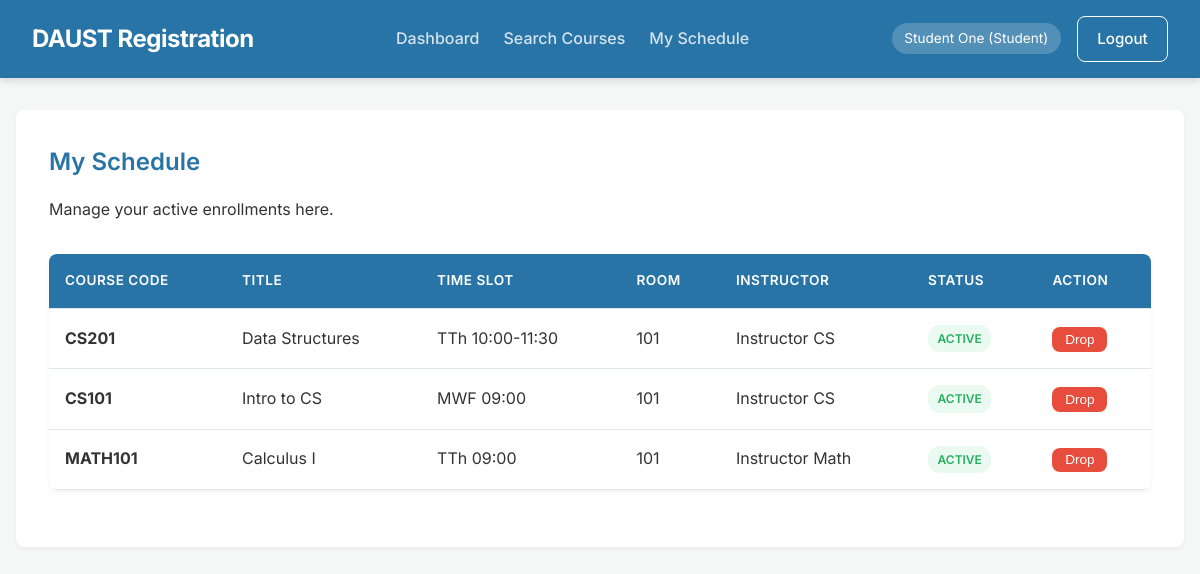
/student/schedule (signed in), run on the app's committed database.
### tables this page shows
CREATE TABLE EnrollmentRecords (
            enrollmentID TEXT PRIMARY KEY,
            studentID TEXT NOT NULL,
            sectionID TEXT NOT NULL,
            enrollmentDate TEXT NOT NULL,
            status TEXT NOT NULL CHECK(status IN ('Active','Dropped','Withdrawn','Override-Active')),
            isOverride INTEGER NOT NULL DEFAULT 0,
            UNIQUE(studentID, sectionID),
            FOREIGN KEY (studentID) REFERENCES Students(userID),
            FOREIGN KEY (sectionID) REFERENCES Sections(sectionID)
        );

CREATE TABLE Courses (
            courseID TEXT PRIMARY KEY,
            deptID TEXT NOT NULL,
            courseCode TEXT NOT NULL UNIQUE,
            title TEXT NOT NULL,
            credits INTEGER NOT NULL,
            description TEXT,
            FOREIGN KEY (deptID) REFERENCES Departments(deptID)
        );

CREATE TABLE Sections (
            sectionID TEXT PRIMARY KEY,
            courseID TEXT NOT NULL,
            termID TEXT NOT NULL,
            instructorID TEXT NOT NULL,
            roomID TEXT NOT NULL,
            timeSlot TEXT NOT NULL,
            maxCapacity INTEGER NOT NULL,
            currentEnrolled INTEGER NOT NULL DEFAULT 0,
            status TEXT NOT NULL DEFAULT 'Draft' CHECK(status IN ('Draft','Published','Full','Closed','Cancelled')),
            FOREIGN KEY (courseID) REFERENCES Courses(courseID),
            FOREIGN KEY (termID) REFERENCES AcademicTerms(termID),
            FOREIGN KEY (instructorID) REFERENCES Instructors(userID),
            FOREIGN KEY (roomID) REFERENCES Rooms(roomID)
        );

CREATE TABLE Rooms (
            roomID TEXT PRIMARY KEY,
            roomNumber TEXT NOT NULL,
            building TEXT NOT NULL,
            maxSeats INTEGER NOT NULL
        );

CREATE TABLE Users (
            userID TEXT PRIMARY KEY,
            name TEXT NOT NULL,
            email TEXT NOT NULL UNIQUE,
            password TEXT NOT NULL,
            role TEXT NOT NULL CHECK(role IN ('Student', 'Instructor', 'Administrator'))
        );

### app.py (the view)
@app.route('/student/schedule')
@login_required
@role_required('Student')
def student_schedule():
    cursor = get_db()
    cursor.execute('''
        SELECT e.enrollmentID, s.sectionID, c.courseCode, c.title, s.timeSlot, r.roomNumber, u.name as instructorName, e.status
        FROM EnrollmentRecords e
        JOIN Sections s ON e.sectionID = s.sectionID
        JOIN Courses c ON s.courseID = c.courseID
        JOIN Instructors i ON s.instructorID = i.userID
        JOIN Users u ON i.userID = u.userID
        JOIN Rooms r ON s.roomID = r.roomID
        WHERE e.studentID = ? AND (e.status = 'Active' OR e.status = 'Dropped')
    ''', (session['user_id'],))
    enrollments = cursor.fetchall()
    return render_template('student/schedule.html', enrollments=enrollments)

### app.py (called while the page is built)
def get_db():
    return DatabaseConnection.get_instance().cursor()

def login_required(f):
    @wraps(f)
    def decorated_function(*args, **kwargs):
        if 'user_id' not in session:
            flash("Please log in to access this page.", "warning")
            return redirect(url_for('login'))
        return f(*args, **kwargs)
    return decorated_function

def role_required(role):
    def decorator(f):
        @wraps(f)
        def decorated_function(*args, **kwargs):
            if 'role' not in session or session['role'] != role:
                flash(f"Unauthorized access. You must be a {role} to view this page.", "error")
                return redirect(url_for('login'))
            return f(*args, **kwargs)
        return decorated_function
    return decorator

### database.py (called while the page is built)
    @classmethod
    def get_instance(cls):
        if cls._instance is None:
            db_path = os.path.join(os.path.dirname(__file__), 'registration.db')
            cls._instance = sqlite3.connect(db_path, check_same_thread=False)
            cls._instance.row_factory = sqlite3.Row
            cls._initialize_schema(cls._instance)
        return cls._instance

### templates/student/schedule.html (shortened to what this page needs)
{% extends 'base.html' %}
{% block content %}
<div class="content-box">
    <h2>My Schedule</h2>
    <p style="margin-bottom: 2rem;">Manage your active enrollments here.</p>
    <table>
        <thead>
            <tr>
                <th>Course Code</th>
                <th>Title</th>
                <th>Time Slot</th>
                <th>Room</th>
                <th>Instructor</th>
                <th>Status</th>
                <th>Action</th>
            </tr>
        </thead>
        <tbody>
            {% for enr in enrollments %}
            <tr>
                <td><strong>{{ enr.courseCode }}</strong></td>
                <td>{{ enr.title }}</td>
                <td>{{ enr.timeSlot }}</td>
                <td>{{ enr.roomNumber }}</td>
                <td>{{ enr.instructorName }}</td>
                <td>
                    {% if enr.status == 'Active' %}
                        <span class="badge badge-green">{{ enr.status }}</span>
                    {% else %}
                        <span class="badge badge-red">{{ enr.status }}</span>
                    {% endif %}
                </td>
                <td>
                    {% if enr.status == 'Active' %}
                    <form method="POST" action="{{ url_for('student_drop', enrollment_id=enr.enrollmentID) }}" style="display:inline;" onsubmit="return confirm('Are you sure you want to drop this course?');">
                        <button type="submit" class="btn btn-danger" style="padding: 0.3rem 0.8rem; font-size: 0.85rem;">Drop</button>
                    </form>
                    {% else %}
                    -
                    {% endif %}
                </td>
            </tr>
            {% else %}
            <tr>
                <td colspan="7" style="text-align: center;">You have no active enrollments.</td>
            </tr>
            {% endfor %}
        </tbody>
    </table>
</div>
{% endblock %}

### static/style.css (style rules this page uses)
:root { --primary: #2874A6; --primary-dark: #1A5276; --primary-light: #5DADE2; --bg-color: #f4f7f6; --text-main: #333333; --text-muted: #666666; --white: #ffffff; --success: #27ae60; --success-bg: #eafaf1; --error: #e74c3c; --error-bg: #fdedec; --warning: #f39c12; --warning-bg: #fef5e7; --border: #e0e6ed; --shadow-sm: 0 2px 4px rgba(0,0,0,0.05); --shadow-md: 0 4px 6px rgba(0,0,0,0.1); --shadow-lg: 0 10px 15px rgba(0,0,0,0.1); --radius: 8px; --transition: all 0.3s ease; }
* { margin: 0; padding: 0; box-sizing: border-box; }
body { font-family: 'Inter', sans-serif; background-color: var(--bg-color); color: var(--text-main); line-height: 1.6; }
h1, h2, h3, h4, h5, h6 { color: var(--primary); margin-bottom: 1rem; font-weight: 600; }
.content-box { background: var(--white); border-radius: var(--radius); padding: 2rem; box-shadow: var(--shadow-sm); border: 1px solid rgba(255,255,255,0.4); margin-bottom: 2rem; }
.btn { display: inline-block; padding: 0.6rem 1.2rem; border: none; border-radius: var(--radius); font-weight: 500; font-size: 0.95rem; cursor: pointer; transition: var(--transition); text-align: center; }
.btn-danger { background-color: var(--error); color: var(--white); }
table { width: 100%; border-collapse: collapse; margin-bottom: 1.5rem; background: var(--white); border-radius: var(--radius); overflow: hidden; box-shadow: var(--shadow-sm); }
thead { background-color: var(--primary); color: var(--white); }
th, td { padding: 1rem; text-align: left; border-bottom: 1px solid var(--border); }
th { font-weight: 600; text-transform: uppercase; font-size: 0.85rem; letter-spacing: 0.5px; }
tbody tr { transition: var(--transition); }
.badge { display: inline-block; padding: 0.25rem 0.6rem; border-radius: 12px; font-size: 0.75rem; font-weight: 600; text-transform: uppercase; }
.badge-green { background: var(--success-bg); color: var(--success); }

### data on the page
EnrollmentRecords: courseCode "CS201", title "Data Structures", timeSlot "TTh 10:00-11:30", roomNumber "101", instructorName "Instructor CS", status "ACTIVE"
EnrollmentRecords: courseCode "CS101", title "Intro to CS", timeSlot "MWF 09:00", roomNumber "101", instructorName "Instructor CS", status "ACTIVE"
EnrollmentRecords: courseCode "MATH101", title "Calculus I", timeSlot "TTh 09:00", roomNumber "101", instructorName "Instructor Math", status "ACTIVE"

### other printed values
{{ session.get('name') }} "Student One"
{{ session.get('role') }} "Student"
